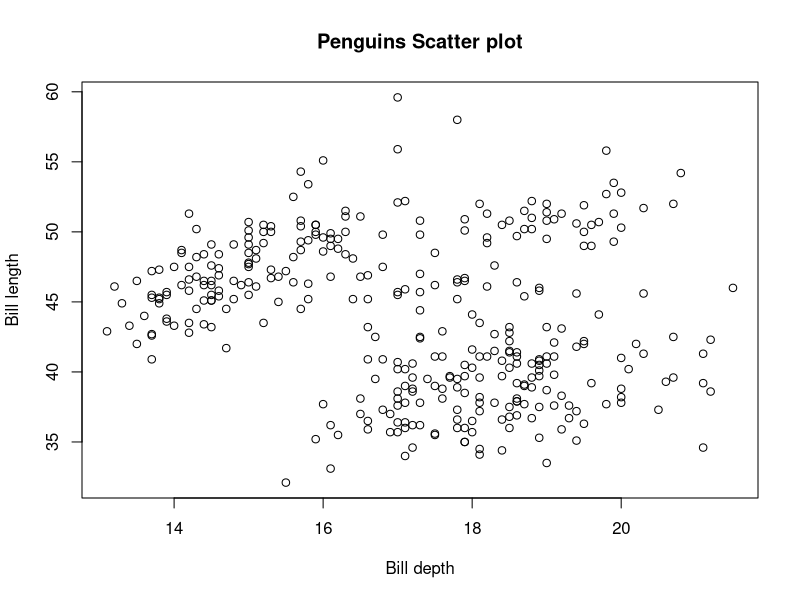
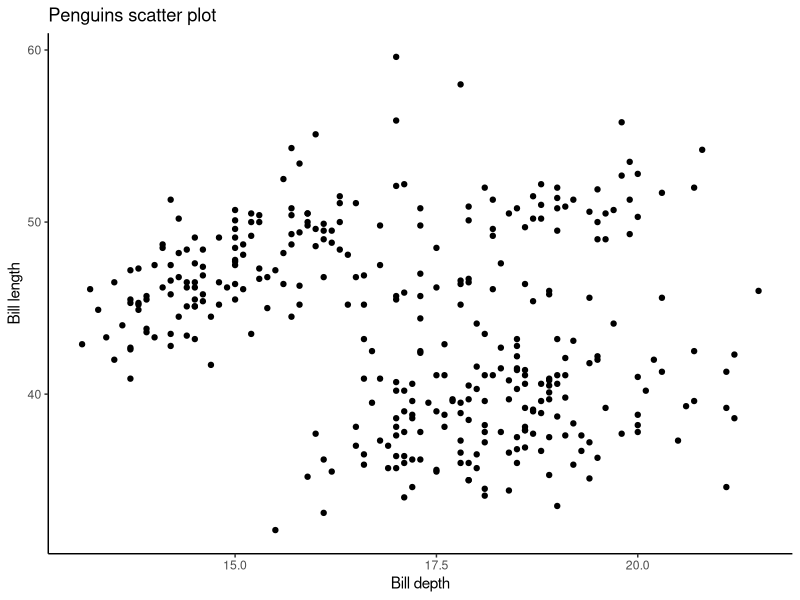

These figures' R source, in order:
# my analysis

data(penguins)
head(penguins)
summary(penguins)

# Basic R scatter plot
plot(penguins$bill_dep, penguins$bill_len,
     xlab = 'Bill depth', ylab = 'Bill length',
     main = 'Penguins Scatter plot')

# ggplot scatter plot
library(ggplot2)
ggplot(data=penguins, aes(
  x=bill_dep, y=bill_len
)) +
  geom_point() +
  labs(x='Bill depth', y='Bill length',
       title = "Penguins scatter plot") +
  theme_classic()
